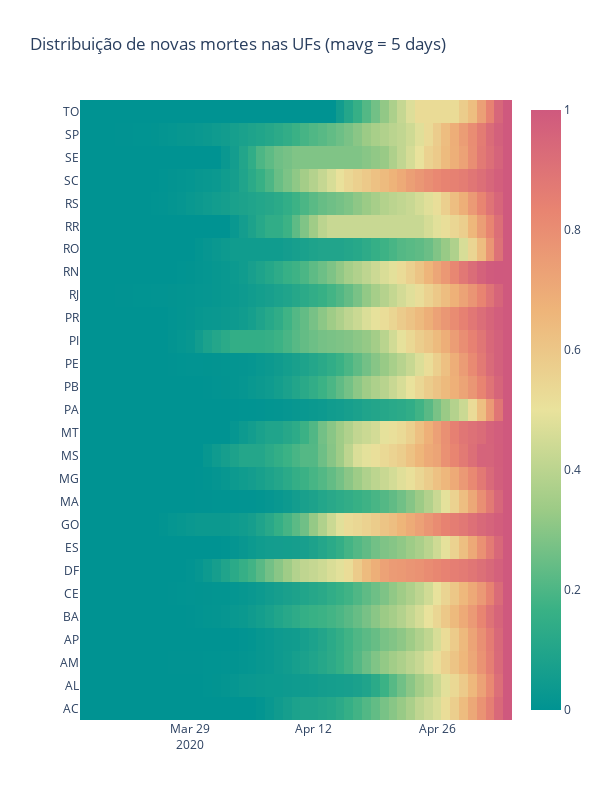

Here is the notebook cell this chart was saved with:
### Code cell
plot_deaths_heatmap(df_deaths, 'state',
                    title='Distribuição de novas mortes nas UFs (mavg = 5 days)')

### Figure 1 — Plotly figure (JSON) as saved in the notebook; plotly's stock layout.template omitted (floating-point values rounded to 4 significant figures; data arrays with more than 128 entries replaced by an {"elided": "..."} marker saying what was removed)
{"data": [{"colorscale": [[0, "rgb(0, 147, 146)"], [0.1667, "rgb(57, 177, 133)"], [0.3333, "rgb(156, 203, 134)"], [0.5, "rgb(233, 226, 156)"], [0.6667, "rgb(238, 180, 121)"], [0.8333, "rgb(232, 132, 113)"], [1, "rgb(207, 89, 126)"]], "type": "heatmap", "x": ["2020-03-17", "2020-03-18", "2020-03-19", "2020-03-20", "2020-03-21", "2020-03-22", "2020-03-23", "2020-03-24", "2020-03-25", "2020-03-26", "2020-03-27", "2020-03-28", "2020-03-29", "2020-03-30", "2020-03-31", "2020-04-01", "2020-04-02", "2020-04-03", "2020-04-04", "2020-04-05", "2020-04-06", "2020-04-07", "2020-04-08", "2020-04-09", "2020-04-10", "2020-04-11", "2020-04-12", "2020-04-13", "2020-04-14", "2020-04-15", "2020-04-16", "2020-04-17", "2020-04-18", "2020-04-19", "2020-04-20", "2020-04-21", "2020-04-22", "2020-04-23", "2020-04-24", "2020-04-25", "2020-04-26", "2020-04-27", "2020-04-28", "2020-04-29", "2020-04-30", "2020-05-01", "2020-05-02", "2020-05-03", "2020-05-04"], "y": ["AC", "AL", "AM", "AP", "BA", "CE", "DF", "ES", "GO", "MA", "MG", "MS", "MT", "PA", "PB", "PE", "PI", "PR", "RJ", "RN", "RO", "RR", "RS", "SC", "SE", "SP", "TO"], "z": {"elided": "27x49 float values"}}], "layout": {"height": 800, "title": {"text": "Distribuição de novas mortes nas UFs (mavg = 5 days)"}, "width": 600}}
